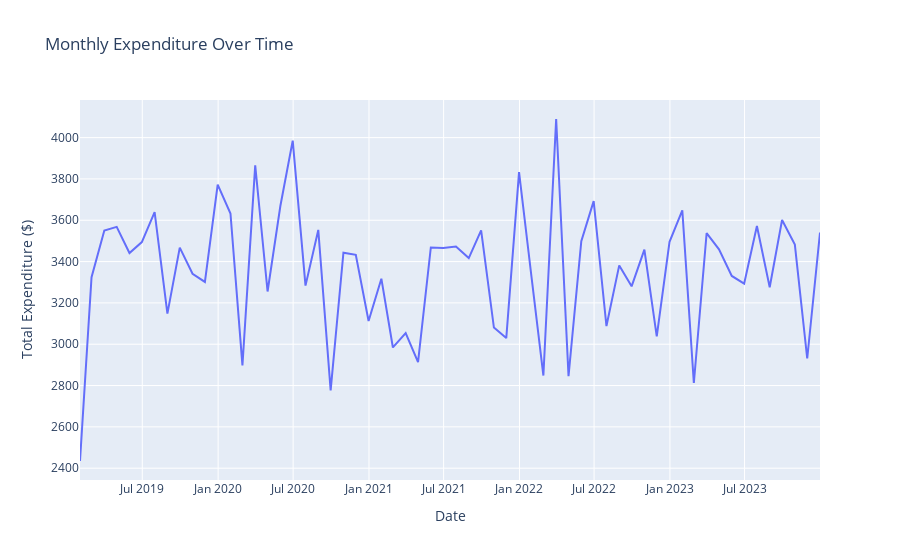
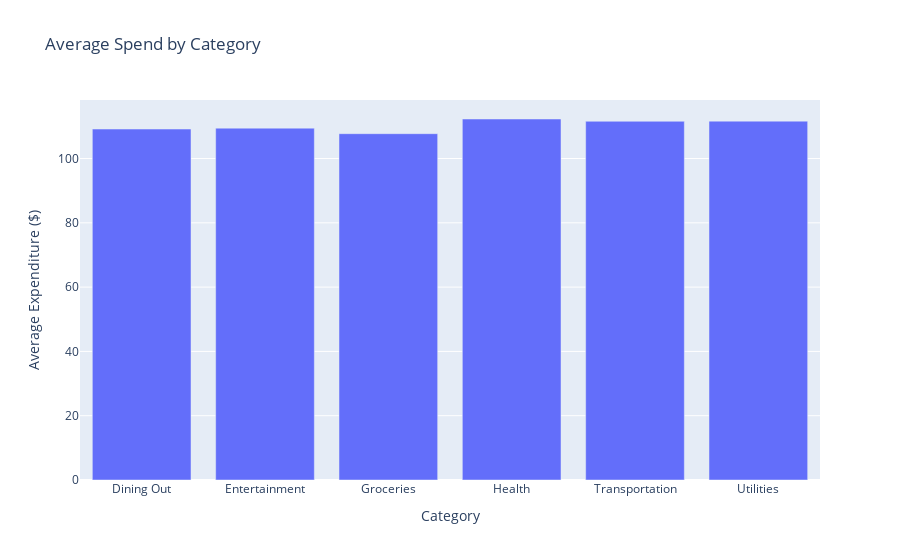
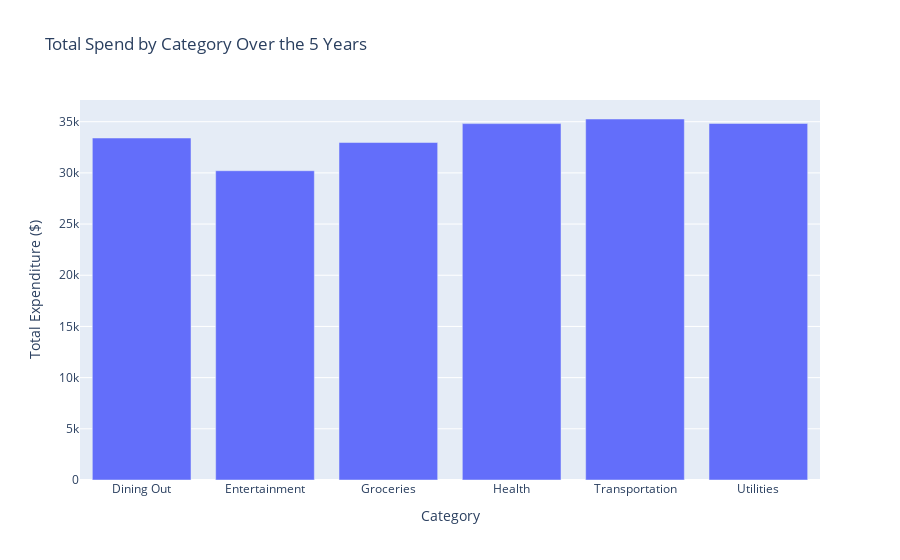

Notebook cell for these charts, in order:
### Code cell
df

# Convert the Date column to datetime format for easier manipulation
df["Date"] = pd.to_datetime(df["Date"], infer_datetime_format=True)

# Aggregate data by month for the first chart
monthly_expenditure = df.resample("M", on="Date").sum(numeric_only=True).reset_index()

# Generate Monthly Expenditure Over Time chart
fig_monthly_expenditure = px.line(monthly_expenditure, x='Date', y='Amount', title='Monthly Expenditure Over Time', labels={'Amount': 'Total Expenditure ($)'})

# Aggregate data for the average spend by category
avg_spend_by_category = df.groupby("Category").mean(numeric_only=True).reset_index()

# Generate Average Spend by Category chart
fig_avg_spend_by_category = px.bar(avg_spend_by_category, x='Category', y='Amount', title='Average Spend by Category', labels={'Amount': 'Average Expenditure ($)'})

# Aggregate data for the total spend by category over the 5 years
total_spend_by_category = df.groupby("Category").sum(numeric_only=True).reset_index()

# Generate Total Spend by Category Over the 5 Years chart
fig_total_spend_by_category = px.bar(total_spend_by_category, x='Category', y='Amount', title='Total Spend by Category Over the 5 Years', labels={'Amount': 'Total Expenditure ($)'})

# Display the figures
fig_monthly_expenditure.show()
fig_avg_spend_by_category.show()
fig_total_spend_by_category.show()

### Figure 1 — Plotly figure (JSON) as saved in the notebook; plotly's stock layout.template omitted (floating-point values rounded to 4 significant figures)
{"data": [{"hovertemplate": "Date=%{x}<br>Total Expenditure ($)=%{y}<extra></extra>", "legendgroup": "", "line": {"color": "#636efa", "dash": "solid"}, "marker": {"symbol": "circle"}, "mode": "lines", "name": "", "orientation": "v", "showlegend": false, "type": "scatter", "x": ["2019-01-31T00:00:00", "2019-02-28T00:00:00", "2019-03-31T00:00:00", "2019-04-30T00:00:00", "2019-05-31T00:00:00", "2019-06-30T00:00:00", "2019-07-31T00:00:00", "2019-08-31T00:00:00", "2019-09-30T00:00:00", "2019-10-31T00:00:00", "2019-11-30T00:00:00", "2019-12-31T00:00:00", "2020-01-31T00:00:00", "2020-02-29T00:00:00", "2020-03-31T00:00:00", "2020-04-30T00:00:00", "2020-05-31T00:00:00", "2020-06-30T00:00:00", "2020-07-31T00:00:00", "2020-08-31T00:00:00", "2020-09-30T00:00:00", "2020-10-31T00:00:00", "2020-11-30T00:00:00", "2020-12-31T00:00:00", "2021-01-31T00:00:00", "2021-02-28T00:00:00", "2021-03-31T00:00:00", "2021-04-30T00:00:00", "2021-05-31T00:00:00", "2021-06-30T00:00:00", "2021-07-31T00:00:00", "2021-08-31T00:00:00", "2021-09-30T00:00:00", "2021-10-31T00:00:00", "2021-11-30T00:00:00", "2021-12-31T00:00:00", "2022-01-31T00:00:00", "2022-02-28T00:00:00", "2022-03-31T00:00:00", "2022-04-30T00:00:00", "2022-05-31T00:00:00", "2022-06-30T00:00:00", "2022-07-31T00:00:00", "2022-08-31T00:00:00", "2022-09-30T00:00:00", "2022-10-31T00:00:00", "2022-11-30T00:00:00", "2022-12-31T00:00:00", "2023-01-31T00:00:00", "2023-02-28T00:00:00", "2023-03-31T00:00:00", "2023-04-30T00:00:00", "2023-05-31T00:00:00", "2023-06-30T00:00:00", "2023-07-31T00:00:00", "2023-08-31T00:00:00", "2023-09-30T00:00:00", "2023-10-31T00:00:00", "2023-11-30T00:00:00", "2023-12-31T00:00:00"], "xaxis": "x", "y": [2435.0, 3324.0, 3551.0, 3568.0, 3441.0, 3494.0, 3639.0, 3148.0, 3467.0, 3341.0, 3301.0, 3772.0, 3633.0, 2897.0, 3866.0, 3255.0, 3669.0, 3985.0, 3284.0, 3553.0, 2777.0, 3443.0, 3433.0, 3112.0, 3317.0, 2984.0, 3054.0, 2913.0, 3468.0, 3465.0, 3473.0, 3417.0, 3551.0, 3081.0, 3030.0, 3833.0, 3313.0, 2848.0, 4090.0, 2846.0, 3499.0, 3692.0, 3088.0, 3381.0, 3280.0, 3458.0, 3038.0, 3496.0, 3648.0, 2812.0, 3538.0, 3459.0, 3330.0, 3293.0, 3572.0, 3276.0, 3601.0, 3482.0, 2931.0, 3540.0], "yaxis": "y"}], "layout": {"legend": {"tracegroupgap": 0}, "title": {"text": "Monthly Expenditure Over Time"}, "xaxis": {"anchor": "y", "domain": [0, 1], "title": {"text": "Date"}}, "yaxis": {"anchor": "x", "domain": [0, 1], "title": {"text": "Total Expenditure ($)"}}}}

### Figure 2 — Plotly figure (JSON) as saved in the notebook; plotly's stock layout.template omitted (floating-point values rounded to 4 significant figures)
{"data": [{"alignmentgroup": "True", "hovertemplate": "Category=%{x}<br>Average Expenditure ($)=%{y}<extra></extra>", "legendgroup": "", "marker": {"color": "#636efa", "pattern": {"shape": ""}}, "name": "", "offsetgroup": "", "orientation": "v", "showlegend": false, "textposition": "auto", "type": "bar", "x": ["Dining Out", "Entertainment", "Groceries", "Health", "Transportation", "Utilities"], "xaxis": "x", "y": [109.2, 109.5, 107.7, 112.3, 111.6, 111.6], "yaxis": "y"}], "layout": {"barmode": "relative", "legend": {"tracegroupgap": 0}, "title": {"text": "Average Spend by Category"}, "xaxis": {"anchor": "y", "domain": [0, 1], "title": {"text": "Category"}}, "yaxis": {"anchor": "x", "domain": [0, 1], "title": {"text": "Average Expenditure ($)"}}}}

### Figure 3 — Plotly figure (JSON) as saved in the notebook; plotly's stock layout.template omitted (floating-point values rounded to 4 significant figures)
{"data": [{"alignmentgroup": "True", "hovertemplate": "Category=%{x}<br>Total Expenditure ($)=%{y}<extra></extra>", "legendgroup": "", "marker": {"color": "#636efa", "pattern": {"shape": ""}}, "name": "", "offsetgroup": "", "orientation": "v", "showlegend": false, "textposition": "auto", "type": "bar", "x": ["Dining Out", "Entertainment", "Groceries", "Health", "Transportation", "Utilities"], "xaxis": "x", "y": [33410.0, 30210.0, 32970.0, 34810.0, 35260.0, 34830.0], "yaxis": "y"}], "layout": {"barmode": "relative", "legend": {"tracegroupgap": 0}, "title": {"text": "Total Spend by Category Over the 5 Years"}, "xaxis": {"anchor": "y", "domain": [0, 1], "title": {"text": "Category"}}, "yaxis": {"anchor": "x", "domain": [0, 1], "title": {"text": "Total Expenditure ($)"}}}}
